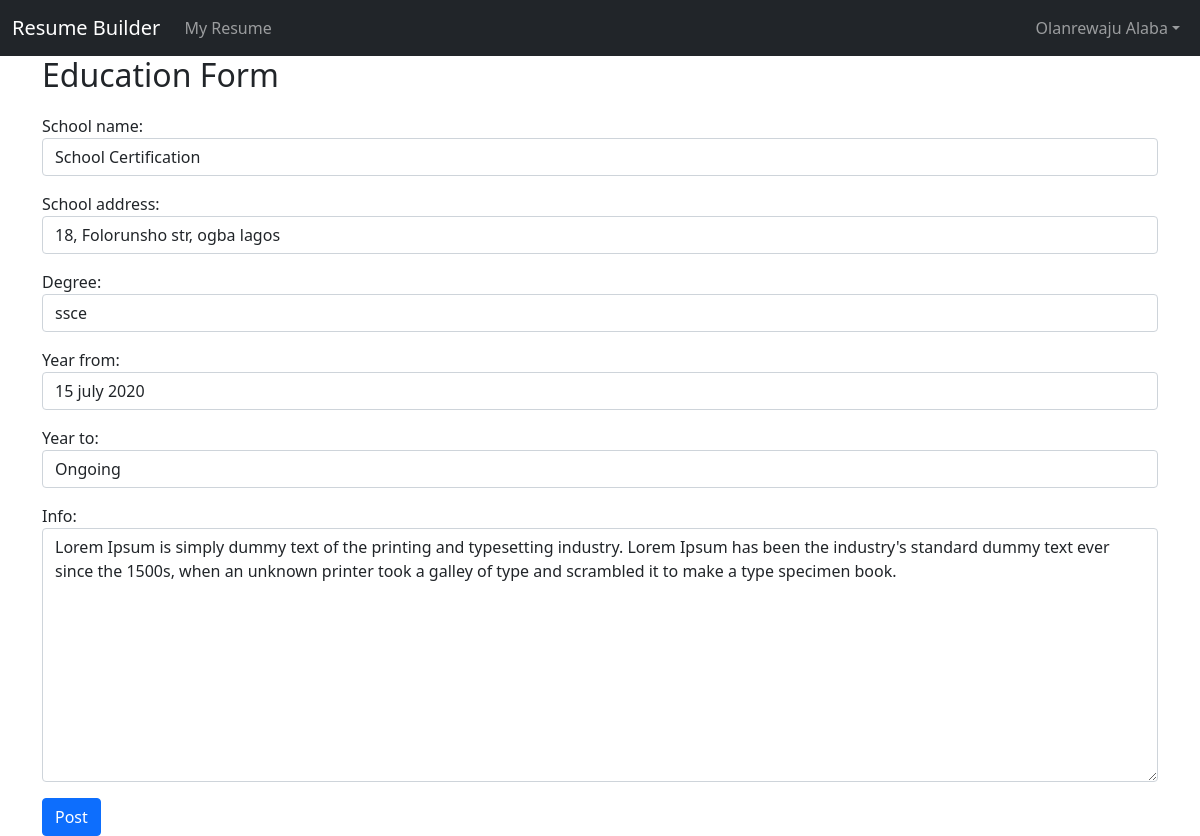
The page /edit_education/1 (signed in) on the database its author committed.
### my_resume/models.py (models this page shows, shortened)
class Education(models.Model):
    user = models.ForeignKey(User, on_delete = models.CASCADE)
    school_name = models.CharField(max_length=30)
    school_address = models.CharField(max_length=150)
    degree = models.CharField(max_length=30)
    year_from = models.CharField(max_length=20)
    year_to = models.CharField(max_length=20)
    info = models.TextField()

### my_resume/views.py (the view)
# urls.py: path('edit_education/<int:pk>', EditEducation, name = 'edit_education'),
@login_required(login_url='login')
def EditEducation(request, pk):
        education = get_object_or_404(Education, pk=pk)
        form = EducationForm(instance=education)
        if request.method == 'POST':
            form = EducationForm(request.POST, instance=education)
            if form.is_valid():
                form.save()
                return redirect('resume')
        context = {'form':form}
        return render(request, 'create_education.html', context)

### my_resume/forms.py
class EducationForm(forms.ModelForm):
    class Meta:
        model= Education
        exclude = ["user"]
        fields=['school_name', 'school_address', 'degree', 'year_from', 'year_to', 'info']
        widgets={
                'school_name':forms.TextInput(attrs={'class':'form-control', 'placeholder':'School name'}),
                'school_address':forms.TextInput(attrs={'class':'form-control', 'placeholder':'School Address or Location'}),
                'degree':forms.TextInput(attrs={'class':'form-control', 'placeholder':'Degree SSCE Neco Bsc'}),
                'year_from':forms.TextInput(attrs={'class':'form-control', 'placeholder':'Month and year started    July 20th 2007'}),
                'year_to':forms.TextInput(attrs={'class':'form-control', 'placeholder':'Month and year ended  Ongoing'}),
                'info':forms.Textarea(attrs={'class':'form-control', 'placeholder':'More information'}),
        }

### my_resume/templates/create_education.html (shortened to what this page needs)
{% extends 'base.html' %}
{% block content %}
<h2 style="margin-bottom: 20px;">Education Form</h2>
<div class="form-group">
<form  method="POST">
    {{ form.as_p }}
    <button class="btn btn-primary" type="submit">Post</button>
</form>
</div>
{% endblock %}

### my_resume/templates/base.html (shortened to what this page needs)
<!DOCTYPE html>
<html lang="en">
<head>
    <link href="https://cdn.jsdelivr.net/npm/bootstrap@5.0.1/dist/css/bootstrap.min.css" rel="stylesheet">
</head>
<body>
      <nav class="navbar navbar-expand-lg navbar-dark bg-dark">
        <div class="container-fluid">
            <a class="navbar-brand">Resume Builder</a>
            <div class="collapse navbar-collapse" id="navbarContent">
              {% if user.is_authenticated %}
                  <ul class="navbar-nav me-auto mb-2 mb-lg-0">
                      <li class="nav-item">
                          <a class="nav-link" href="{% url 'resume' %}">My Resume</a>
                      </li>
                  </ul>
                  <ul class="navbar-nav">
                    <li class="nav-item dropdown">
                        <a class="nav-link dropdown-toggle" href="#" id="navbarDropdown" role="button" data-bs-toggle="dropdown" aria-expanded="false">{{ user.first_name|title }} {{user.last_name|title }}</a>
                    </li>
                </ul>
              {% else %}
                  <ul class="navbar-nav me-auto mb-2 mb-lg-0">
                    <li class="nav-item">
                        <a class="nav-link" href="{% url 'login' %}">My Resume</a>
                    </li>
                </ul>
                {% endif %}
            </div>
        </div>
    </nav>
    <div class="container">
        {% block content %}
        {% endblock %}
    </div>
</body>
</html>

### rows shown on the page
Education: school_name "School Certification", school_address "18, Folorunsho str, ogba lagos", degree "ssce", year_from "15 july 2020", year_to "Ongoing", info "Lorem Ipsum is simply dummy text of the printing and typesetting industry. Lorem Ipsum has been the industry's standard dummy text ever since the 1500s, when an unknown printer took a galley of type and scrambled it to make a type specimen book."

### other values the page prints
{{ user.first_name|title }} "Olanrewaju"
{{ user.last_name|title }} "Alaba"
